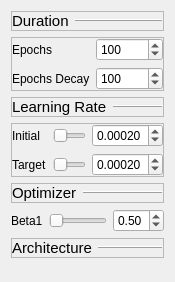
               <widget class="QWidget" name="scrollAreaWidgetContents_2">
                <property name="geometry">
                 <rect>
                  <x>0</x>
                  <y>0</y>
                  <width>156</width>
                  <height>282</height>
                 </rect>
                </property>
                <layout class="QVBoxLayout" name="verticalLayout_15">
                 <item>
                  <widget class="QFrame" name="frame_31">
                   <property name="frameShape">
                    <enum>QFrame::StyledPanel</enum>
                   </property>
                   <property name="frameShadow">
                    <enum>QFrame::Raised</enum>
                   </property>
                   <layout class="QHBoxLayout" name="horizontalLayout_38">
                    <property name="leftMargin">
                     <number>0</number>
                    </property>
                    <property name="topMargin">
                     <number>0</number>
                    </property>
                    <property name="rightMargin">
                     <number>0</number>
                    </property>
                    <property name="bottomMargin">
                     <number>0</number>
                    </property>
                    <item>
                     <widget class="QLabel" name="label_57">
                      <property name="sizePolicy">
                       <sizepolicy hsizetype="Maximum" vsizetype="Preferred">
                        <horstretch>0</horstretch>
                        <verstretch>0</verstretch>
                       </sizepolicy>
                      </property>
                      <property name="font">
                       <font>
                        <pointsize>11</pointsize>
                       </font>
                      </property>
                      <property name="frameShape">
                       <enum>QFrame::NoFrame</enum>
                      </property>
                      <property name="frameShadow">
                       <enum>QFrame::Raised</enum>
                      </property>
                      <property name="text">
                       <string>Duration</string>
                      </property>
                     </widget>
                    </item>
                    <item>
                     <widget class="Line" name="line_11">
                      <property name="frameShadow">
                       <enum>QFrame::Raised</enum>
                      </property>
                      <property name="orientation">
                       <enum>Qt::Horizontal</enum>
                      </property>
                     </widget>
                    </item>
                   </layout>
                  </widget>
                 </item>
                 <item>
                  <widget class="QFrame" name="frame_19">
                   <property name="sizePolicy">
                    <sizepolicy hsizetype="Preferred" vsizetype="Maximum">
                     <horstretch>0</horstretch>
                     <verstretch>0</verstretch>
                    </sizepolicy>
                   </property>
                   <property name="frameShape">
                    <enum>QFrame::StyledPanel</enum>
                   </property>
                   <property name="frameShadow">
                    <enum>QFrame::Raised</enum>
                   </property>
                   <layout class="QFormLayout" name="formLayout_8">
                    <property name="leftMargin">
                     <number>0</number>
                    </property>
                    <property name="topMargin">
                     <number>0</number>
                    </property>
                    <property name="rightMargin">
                     <number>0</number>
                    </property>
                    <property name="bottomMargin">
                     <number>0</number>
                    </property>
                    <item row="0" column="0">
                     <widget class="QLabel" name="label_32">
                      <property name="text">
                       <string>Epochs</string>
                      </property>
                     </widget>
                    </item>
                    <item row="0" column="1">
                     <widget class="QSpinBox" name="gen_epochs">
                      <property name="minimum">
                       <number>1</number>
                      </property>
                      <property name="maximum">
                       <number>999999</number>
                      </property>
                      <property name="value">
                       <number>100</number>
                      </property>
                     </widget>
                    </item>
                    <item row="1" column="0">
                     <widget class="QLabel" name="label_31">
                      <property name="text">
                       <string>Epochs Decay</string>
                      </property>
                     </widget>
                    </item>
                    <item row="1" column="1">
                     <widget class="QSpinBox" name="gen_epochs_decay">
                      <property name="minimum">
                       <number>1</number>
                      </property>
                      <property name="maximum">
                       <number>999999</number>
                      </property>
                      <property name="value">
                       <number>100</number>
                      </property>
                     </widget>
                    </item>
                   </layout>
                  </widget>
                 </item>
                 <item>
                  <widget class="QFrame" name="frame_40">
                   <property name="frameShape">
                    <enum>QFrame::StyledPanel</enum>
                   </property>
                   <property name="frameShadow">
                    <enum>QFrame::Raised</enum>
                   </property>
                   <layout class="QHBoxLayout" name="horizontalLayout_41">
                    <property name="leftMargin">
                     <number>0</number>
                    </property>
                    <property name="topMargin">
                     <number>0</number>
                    </property>
                    <property name="rightMargin">
                     <number>0</number>
                    </property>
                    <property name="bottomMargin">
                     <number>0</number>
                    </property>
                    <item>
                     <widget class="QLabel" name="label_60">
                      <property name="sizePolicy">
                       <sizepolicy hsizetype="Maximum" vsizetype="Preferred">
                        <horstretch>0</horstretch>
                        <verstretch>0</verstretch>
                       </sizepolicy>
                      </property>
                      <property name="font">
                       <font>
                        <pointsize>11</pointsize>
                       </font>
                      </property>
                      <property name="frameShape">
                       <enum>QFrame::NoFrame</enum>
                      </property>
                      <property name="frameShadow">
                       <enum>QFrame::Raised</enum>
                      </property>
                      <property name="text">
                       <string>Learning Rate</string>
                      </property>
                     </widget>
                    </item>
                    <item>
                     <widget class="Line" name="line_14">
                      <property name="frameShadow">
                       <enum>QFrame::Raised</enum>
                      </property>
                      <property name="orientation">
                       <enum>Qt::Horizontal</enum>
                      </property>
                     </widget>
                    </item>
                   </layout>
                  </widget>
                 </item>
                 <item>
                  <widget class="QFrame" name="frame_41">
                   <property name="frameShape">
                    <enum>QFrame::StyledPanel</enum>
                   </property>
                   <property name="frameShadow">
                    <enum>QFrame::Raised</enum>
                   </property>
                   <layout class="QFormLayout" name="formLayout_15">
                    <property name="leftMargin">
                     <number>0</number>
                    </property>
                    <property name="topMargin">
                     <number>0</number>
                    </property>
                    <property name="rightMargin">
                     <number>0</number>
                    </property>
                    <property name="bottomMargin">
                     <number>0</number>
                    </property>
                    <item row="0" column="0">
                     <widget class="QLabel" name="label_6">
                      <property name="text">
                       <string>Initial</string>
                      </property>
                     </widget>
                    </item>
                    <item row="1" column="0">
                     <widget class="QLabel" name="label_33">
                      <property name="text">
                       <string>Target</string>
                      </property>
                     </widget>
                    </item>
                    <item row="0" column="1">
                     <layout class="QHBoxLayout" name="horizontalLayout_22">
                      <item>
                       <widget class="QSlider" name="gen_lr_initial_slider">
                        <property name="maximum">
                         <number>100</number>
                        </property>
                        <property name="value">
                         <number>2</number>
                        </property>
                        <property name="orientation">
                         <enum>Qt::Horizontal</enum>
                        </property>
                       </widget>
                      </item>
                      <item>
                       <widget class="QDoubleSpinBox" name="gen_lr_initial">
                        <property name="decimals">
                         <number>5</number>
                        </property>
                        <property name="minimum">
                         <double>0.000000000000000</double>
                        </property>
                        <property name="maximum">
                         <double>0.100000000000000</double>
                        </property>
                        <property name="singleStep">
                         <double>0.000100000000000</double>
                        </property>
                        <property name="value">
                         <double>0.000200000000000</double>
                        </property>
                       </widget>
                      </item>
                     </layout>
                    </item>
                    <item row="1" column="1">
                     <layout class="QHBoxLayout" name="horizontalLayout_23">
                      <item>
                       <widget class="QSlider" name="gen_lr_target_slider">
                        <property name="maximum">
                         <number>100</number>
                        </property>
                        <property name="value">
                         <number>2</number>
                        </property>
                        <property name="orientation">
                         <enum>Qt::Horizontal</enum>
                        </property>
                       </widget>
                      </item>
                      <item>
                       <widget class="QDoubleSpinBox" name="gen_lr_target">
                        <property name="decimals">
                         <number>5</number>
                        </property>
                        <property name="minimum">
                         <double>0.000000000000000</double>
                        </property>
                        <property name="maximum">
                         <double>0.100000000000000</double>
                        </property>
                        <property name="singleStep">
                         <double>0.000100000000000</double>
                        </property>
                        <property name="value">
                         <double>0.000200000000000</double>
                        </property>
                       </widget>
                      </item>
                     </layout>
                    </item>
                   </layout>
                  </widget>
                 </item>
                 <item>
                  <widget class="QFrame" name="frame_39">
                   <property name="frameShape">
                    <enum>QFrame::StyledPanel</enum>
                   </property>
                   <property name="frameShadow">
                    <enum>QFrame::Raised</enum>
                   </property>
                   <layout class="QHBoxLayout" name="horizontalLayout_40">
                    <property name="leftMargin">
                     <number>0</number>
                    </property>
                    <property name="topMargin">
                     <number>0</number>
                    </property>
                    <property name="rightMargin">
                     <number>0</number>
                    </property>
                    <property name="bottomMargin">
                     <number>0</number>
                    </property>
                    <item>
                     <widget class="QLabel" name="label_59">
                      <property name="sizePolicy">
                       <sizepolicy hsizetype="Maximum" vsizetype="Preferred">
                        <horstretch>0</horstretch>
                        <verstretch>0</verstretch>
                       </sizepolicy>
                      </property>
                      <property name="font">
                       <font>
                        <pointsize>11</pointsize>
                       </font>
                      </property>
                      <property name="frameShape">
                       <enum>QFrame::NoFrame</enum>
                      </property>
                      <property name="frameShadow">
                       <enum>QFrame::Raised</enum>
                      </property>
                      <property name="text">
                       <string>Optimizer</string>
                      </property>
                     </widget>
                    </item>
                    <item>
                     <widget class="Line" name="line_13">
                      <property name="frameShadow">
                       <enum>QFrame::Raised</enum>
                      </property>
                      <property name="orientation">
                       <enum>Qt::Horizontal</enum>
                      </property>
                     </widget>
                    </item>
                   </layout>
                  </widget>
                 </item>
                 <item>
                  <layout class="QFormLayout" name="formLayout_12">
                   <item row="0" column="0">
                    <widget class="QLabel" name="label_14">
                     <property name="text">
                      <string>Beta1</string>
                     </property>
                    </widget>
                   </item>
                   <item row="0" column="1">
                    <layout class="QHBoxLayout" name="horizontalLayout_14">
                     <item>
                      <widget class="QSlider" name="gen_optim_beta1_slider">
                       <property name="maximum">
                        <number>250</number>
                       </property>
                       <property name="orientation">
                        <enum>Qt::Horizontal</enum>
                       </property>
                      </widget>
                     </item>
                     <item>
                      <widget class="QDoubleSpinBox" name="gen_optim_beta1">
                       <property name="maximum">
                        <double>2.500000000000000</double>
                       </property>
                       <property name="singleStep">
                        <double>0.100000000000000</double>
                       </property>
                       <property name="value">
                        <double>0.500000000000000</double>
                       </property>
                      </widget>
                     </item>
                    </layout>
                   </item>
                  </layout>
                 </item>
                 <item>
                  <widget class="QFrame" name="frame_38">
                   <property name="frameShape">
                    <enum>QFrame::StyledPanel</enum>
                   </property>
                   <property name="frameShadow">
                    <enum>QFrame::Raised</enum>
                   </property>
                   <layout class="QHBoxLayout" name="horizontalLayout_39">
                    <property name="leftMargin">
                     <number>0</number>
                    </property>
                    <property name="topMargin">
                     <number>0</number>
                    </property>
                    <property name="rightMargin">
                     <number>0</number>
                    </property>
                    <property name="bottomMargin">
                     <number>0</number>
                    </property>
                    <item>
                     <widget class="QLabel" name="label_58">
                      <property name="sizePolicy">
                       <sizepolicy hsizetype="Maximum" vsizetype="Preferred">
                        <horstretch>0</horstretch>
                        <verstretch>0</verstretch>
                       </sizepolicy>
                      </property>
                      <property name="font">
                       <font>
                        <pointsize>11</pointsize>
                       </font>
                      </property>
                      <property name="frameShape">
                       <enum>QFrame::NoFrame</enum>
                      </property>
                      <property name="frameShadow">
                       <enum>QFrame::Raised</enum>
                      </property>
                      <property name="text">
                       <string>Architecture</string>
                      </property>
                     </widget>
                    </item>
                    <item>
                     <widget class="Line" name="line_12">
                      <property name="frameShadow">
                       <enum>QFrame::Raised</enum>
                      </property>
                      <property name="orientation">
                       <enum>Qt::Horizontal</enum>
                      </property>
                     </widget>
                    </item>
                   </layout>
                  </widget>
                 </item>
                 <item>
                  <spacer name="verticalSpacer_9">
                   <property name="orientation">
                    <enum>Qt::Vertical</enum>
                   </property>
                   <property name="sizeHint" stdset="0">
                    <size>
                     <width>20</width>
                     <height>40</height>
                    </size>
                   </property>
                  </spacer>
                 </item>
                </layout>
               </widget>
